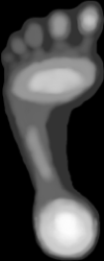
#> input picture foot_pressure_4.png, 104 x 261 px
$ python ImageToPressure.py
#> lines starting #> are read from the running program, lines starting #| are printed output that depends on the picture; long printed decimals are rounded
import matplotlib.pyplot as plt
import numpy as np
from PIL import Image
from scipy.interpolate import interp1d
from matplotlib.colors import hex2color

# Define the known colors and force_map values
color_map = {
    '#000000': 0,
    '#333333': 10,
    '#666666': 20,
    '#999999': 30,
    '#cccccc': 40,
    '#FFFFFF': 50
}

# Convert hex color codes to RGB values
color_rgb = np.array([hex2color(k) for k in color_map.keys()]) * 255  # Convert to 0-255 range
pressures = np.array(list(color_map.values()))  # Corresponding pressures

# Create an interpolation function for each color channel (R, G, B)
r_interp = interp1d(color_rgb[:, 0], pressures, bounds_error=False, fill_value="extrapolate")
g_interp = interp1d(color_rgb[:, 1], pressures, bounds_error=False, fill_value="extrapolate")
b_interp = interp1d(color_rgb[:, 2], pressures, bounds_error=False, fill_value="extrapolate")


# Function to map an RGB color to a force_map value using interpolation
def get_pressure_from_color(color):
    r, g, b = color
    pressure_r = r_interp(r)
    pressure_g = g_interp(g)
    pressure_b = b_interp(b)
    # Take the average of interpolated force_map values across R, G, and B channels
    return (pressure_r + pressure_g + pressure_b) / 3.0


if __name__ == "__main__":
    # Load the heatmap image
    image_path = 'foot_pressure_4.png'
    image = Image.open(image_path)
#> image is the input picture: PIL image 104x261 RGB; min 0, max 253, mean 72.3
    image = image.convert('RGB')  # Ensure image is in RGB format

    # Convert the image to a numpy array of RGB values
    image_data = np.array(image)

    # Sample the image and get force_map values
    height, width, _ = image_data.shape
#> height = 261; width = 104
    pressure_map = np.zeros((height, width))

    for i in range(height):
        for j in range(width):
            rgb = image_data[i, j]
            pressure = get_pressure_from_color(rgb)
            pressure_map[i, j] = pressure

    # Optionally, you can save the force_map map or analyze it further
    # Example: Save as a CSV file
    np.savetxt("pressure_map.csv", pressure_map, delimiter=",")

    # Assuming `pressure_map` is the 2D array of force_map values obtained from the previous code

    # Dimensions of the image
    height, width = pressure_map.shape

    # Create coordinate grids for x and y
    x_coords, y_coords = np.meshgrid(np.arange(width), np.arange(height))

    # Compute the total force_map (sum of all pixel pressures)
    total_pressure = np.sum(pressure_map)

    # Compute the weighted sum for the x and y coordinates
    x_COP = np.sum(x_coords * pressure_map) / total_pressure
    y_COP = np.sum(y_coords * pressure_map) / total_pressure

    # Print the computed center of force_map
    print(f"Center of Pressure (x, y): ({x_COP}, {y_COP})")
#| Center of Pressure (x, y): (55.653, 131.874)

    # Create a heatmap
    plt.imshow(pressure_map, cmap='jet', origin='upper', interpolation='nearest')

    # Add a colorbar to represent the force_map levels
    plt.colorbar(label='Pressure (units)')

    # Add a red dot to indicate the Center of Pressure (CoP)
    plt.scatter([x_COP], [y_COP], color='red', marker='o', label='Center of Pressure')

    # Set axis labels
    plt.xlabel('Width (pixels)')
    plt.ylabel('Height (pixels)')

    # Display the heatmap
    plt.title('Pressure Heatmap from Foot Pressure Image')
    plt.show()
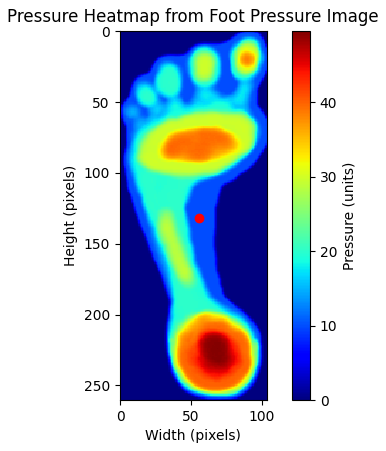
#> figure drawn by matplotlib, 2 panels
